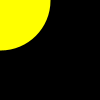
Frame 1 (no input)
Frame 60 (the mouse pressed at the canvas centre just before this capture): identical to frame 1, image omitted
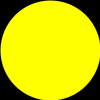
Frame 120 (the mouse held since frame 60 and released just before this capture)

The Processing sketch that drew these frames (run headless with seeded random() and noise(); from frame 60 on, the mouse is pressed at the canvas centre):

// Processing sketch: sketch_130615a
// ── sketch_130615a.pde
void setup(){
}

void draw(){
  background(0);
  stroke(255, 255, 0);
  strokeWeight(100);
  //rect(mouseX, mouseY, 100, 100);
  point(mouseX, mouseY);
}
